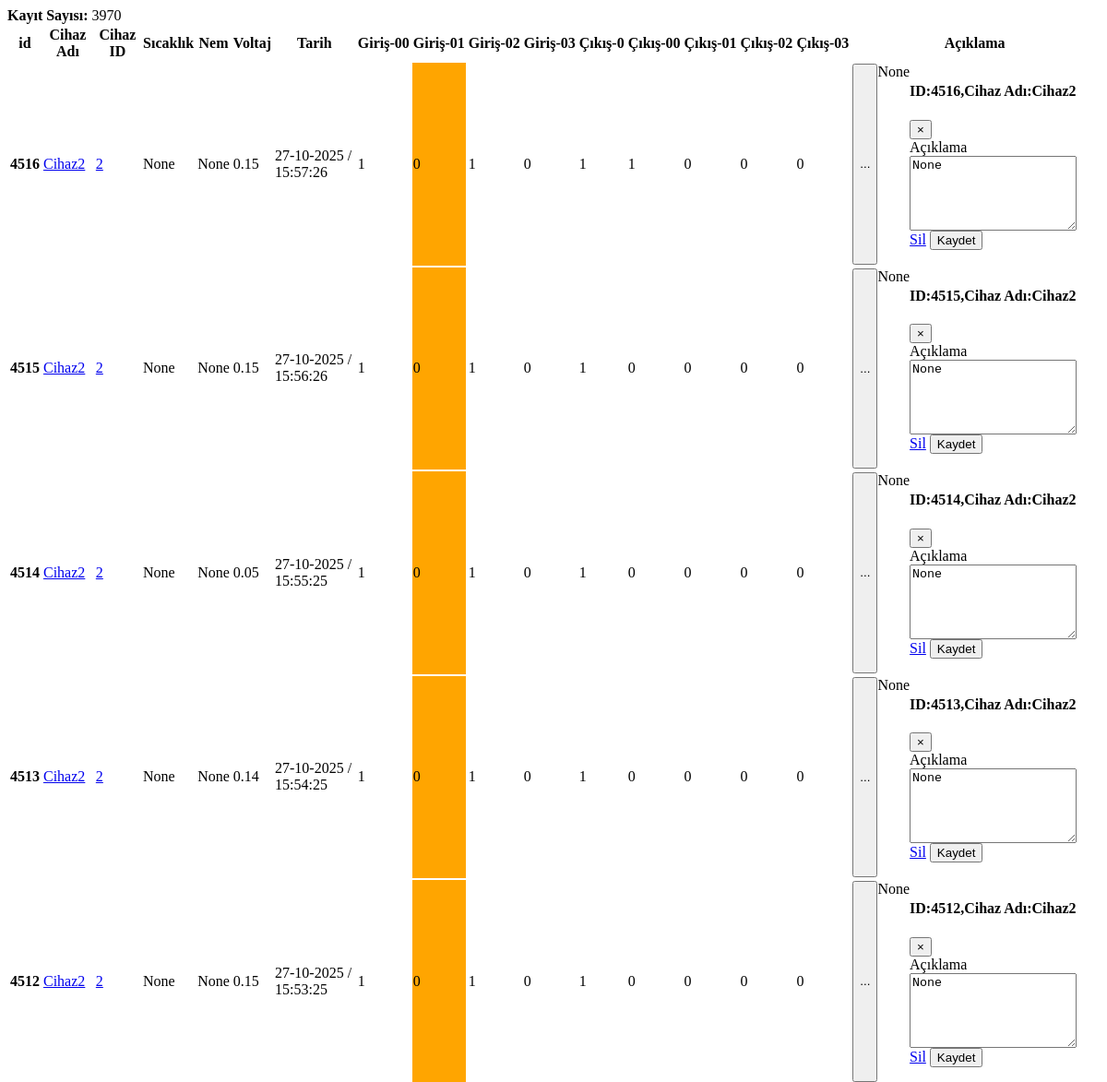
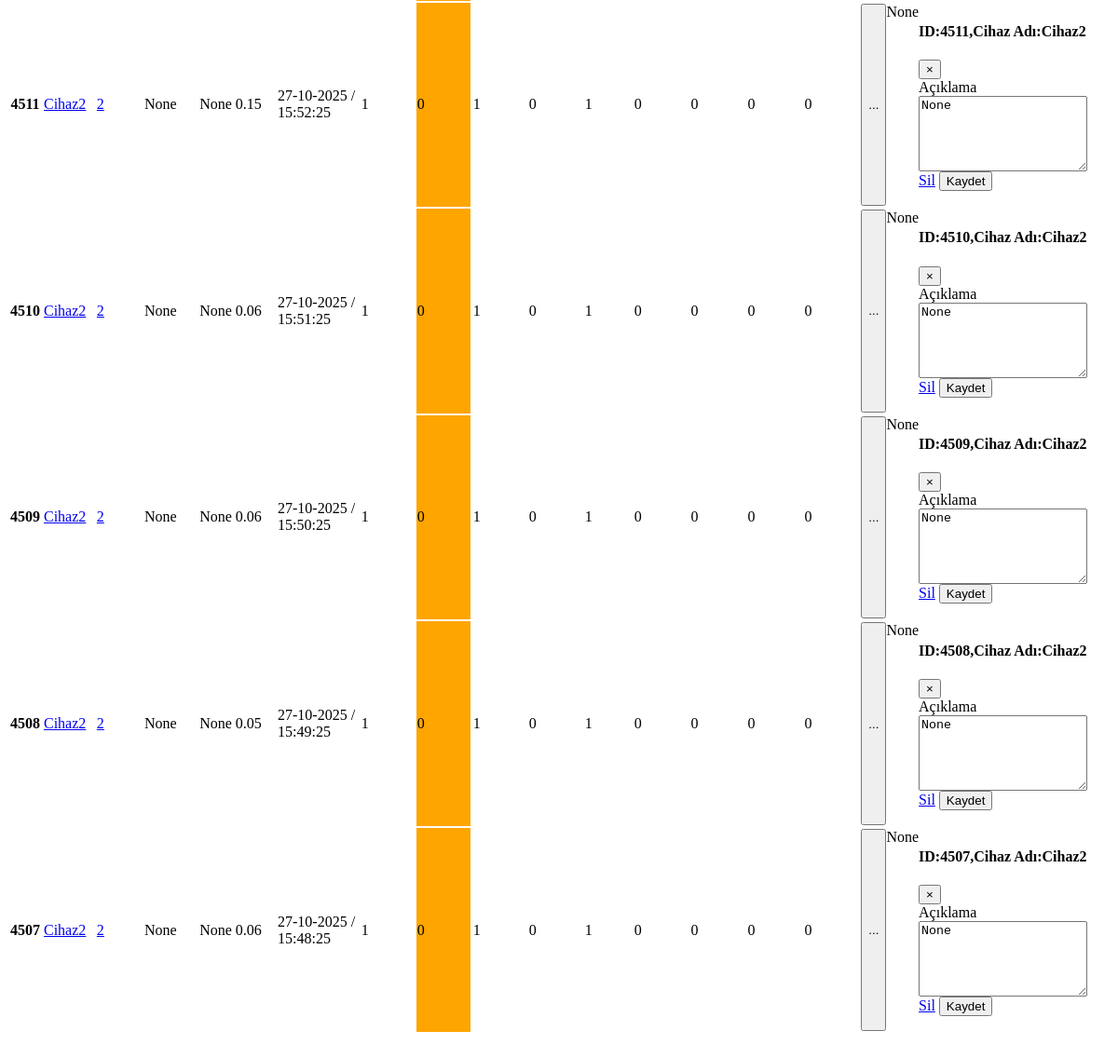
Page /tempList on the earlier database version (2 pictures, top to bottom).
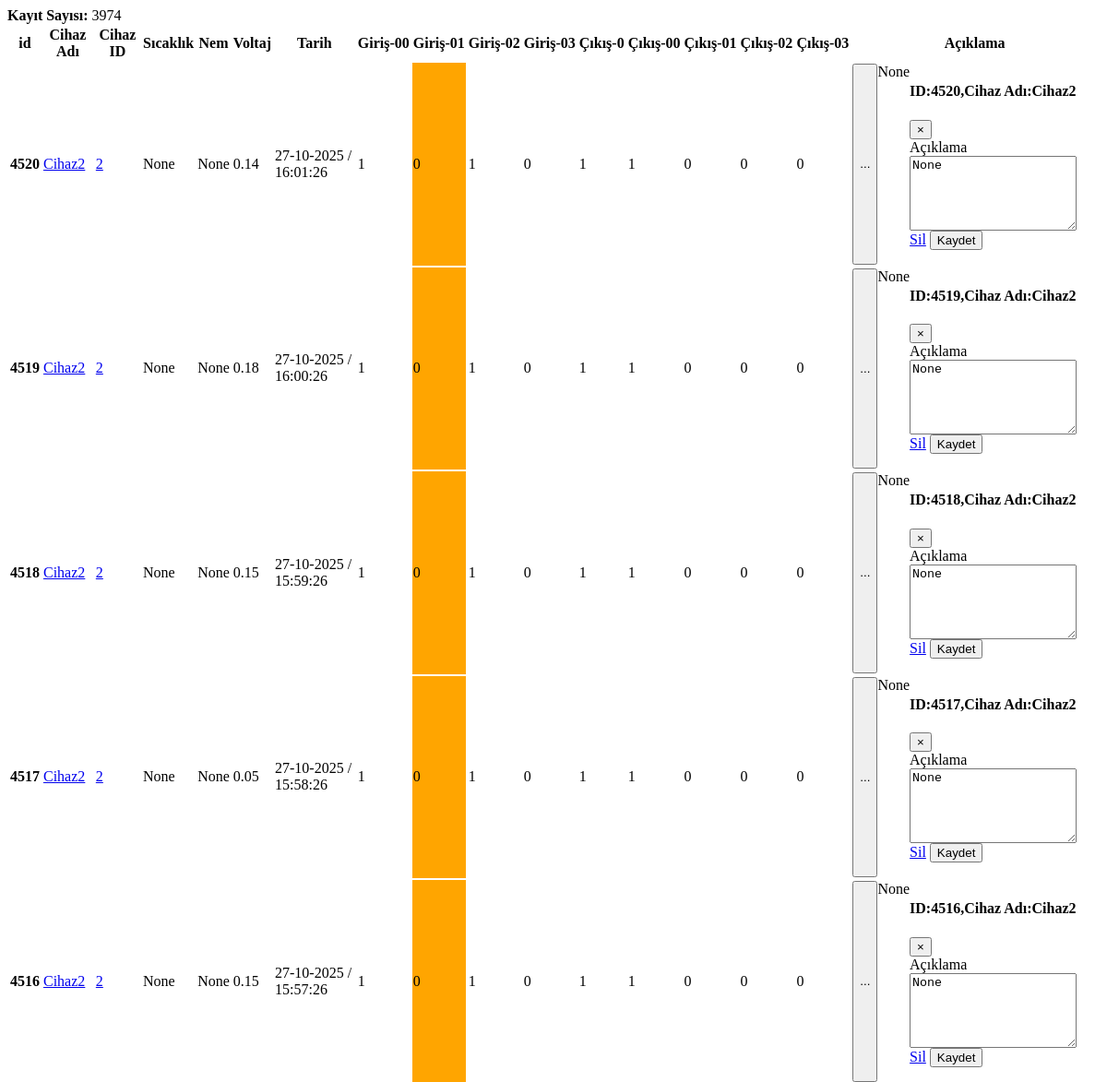
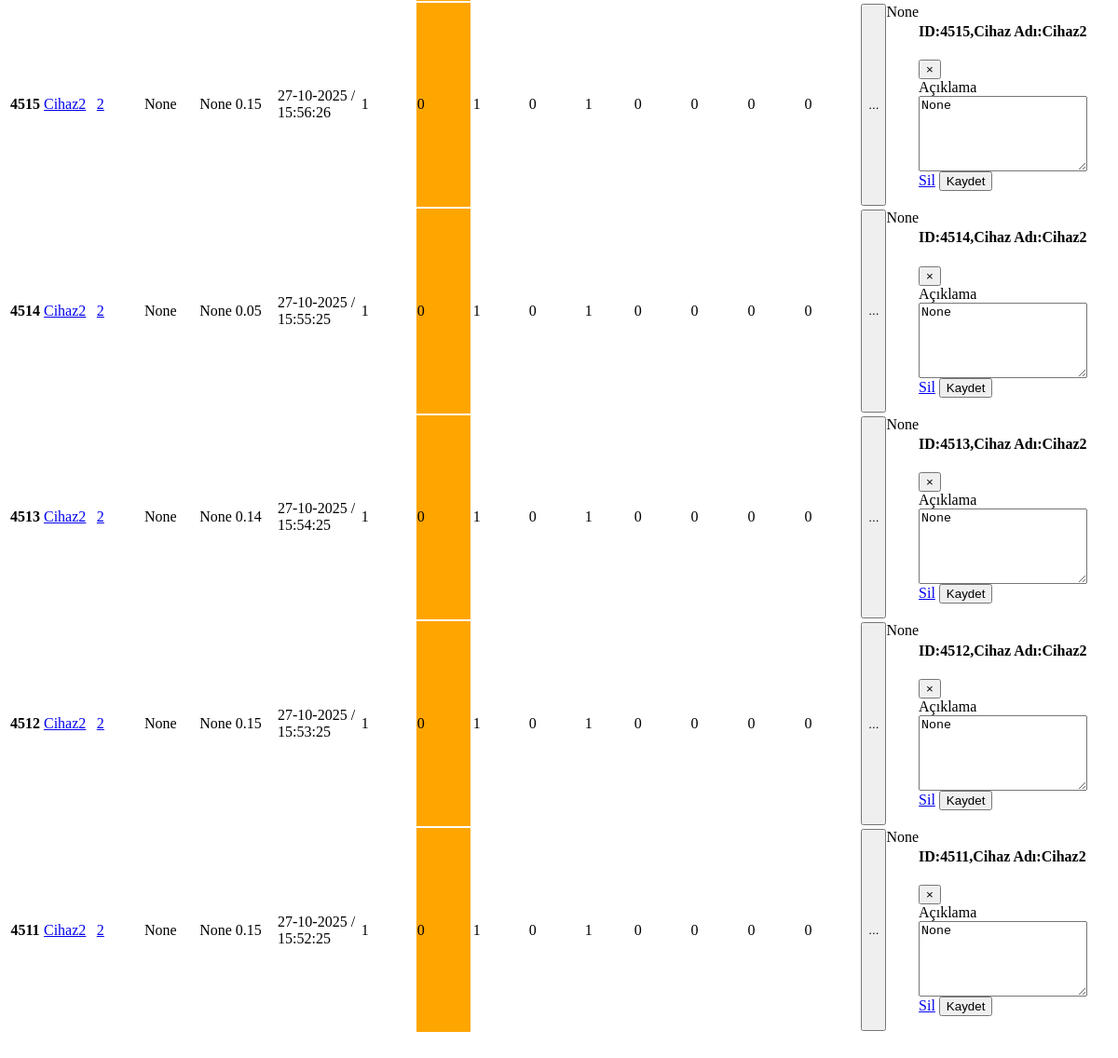
Same page on the later database version (2 pictures, top to bottom).
### app_monitor/models.py (models this page shows, shortened)
class Temperature(models.Model):
    id=models.BigAutoField(primary_key=True,db_column='ID')
    temperature=models.FloatField(blank=True,null=True)
    humidity=models.FloatField(blank=True,null=True)
    volcum=models.FloatField(blank=True,null=True)
    date=models.DateTimeField()
    mail=models.BooleanField(default=False)
    additionalText=models.CharField(blank=True,null=True, max_length=50)
    device_id=models.ForeignKey(Device,on_delete=models.CASCADE,null=True, blank=True)
    device_name=models.CharField(blank=True,null=True, max_length=50)
    cikis0=models.CharField(blank=True,null=True, max_length=5)
    cikis00=models.CharField(blank=True,null=True, max_length=5)
    cikis01=models.CharField(blank=True,null=True, max_length=5)
    cikis02=models.CharField(blank=True,null=True, max_length=5)
    cikis03=models.CharField(blank=True,null=True, max_length=5)
    input00=models.CharField(blank=True,null=True, max_length=1)
    input01=models.CharField(blank=True,null=True, max_length=1)
    input02=models.CharField(blank=True,null=True, max_length=1)
    input03=models.CharField(blank=True,null=True, max_length=1)
    tag_id=models.ForeignKey(RFID_Kisi,on_delete=models.CASCADE,null=True,blank=True)
    staff_name=models.CharField(blank=True,null=True, max_length=30)

class Device(models.Model):
    device_id=models.IntegerField(primary_key=True,db_column='ID')
    device_name=models.CharField(blank=True,null=True, max_length=20)
    device_ip=models.CharField(blank=True,null=True, max_length=20)
    device_port=models.IntegerField(blank=True,null=True)
    device_function=models.CharField(blank=True,null=True, max_length=20)
    device_state=models.BooleanField(blank=True,null=True,default=False) #241225
    def __str__(self):
        return(f"{self.device_id}")

### app_monitor/views.py (the view)
# urls.py: path('tempList',tempList,name="tempList"),
def tempList(request):
    tempsajax = Temperature.objects.order_by('-id')[:10]
    deviceAll = Temperature.objects.order_by('-id')
    kayit_sayisi_total_ajax = Temperature.objects.count()
    cihaz_isimleri_query=Temperature.objects.values("device_name").distinct()
    cihaz_isimleri=[]
    for cihaz in cihaz_isimleri_query:
        cihaz_isimleri.append(list(cihaz.values())[0]) #cihaz isimlerini dizi olarak elde ettik.
    print("Templist girdi....")
    paginator = Paginator(deviceAll, 10)  # Show 10 contacts per page.
    device_search_count = deviceAll.count()
    page_number = request.GET.get('page')
    devicePaginator = paginator.get_page(page_number)
    tempsajax = paginator.get_page(page_number)
    context=dict(
        tempsajax=tempsajax,
        devicePaginator=devicePaginator,
        kayit_sayisi_total_ajax=kayit_sayisi_total_ajax,
    )
    return render(request, 'app_monitor/temperature_ajax.html', context)

### app_monitor/templates/app_monitor/temperature_ajax.html (shortened to what this page needs)
<b>Kayıt Sayısı: </b>{{kayit_sayisi_total_ajax}} <br>
   <table class="table table-hover">
  <thead>
     <tr>
       <th scope="col">id</th>
       <th scope="col">Cihaz Adı</th>
       <th scope="col">Cihaz ID</th>
       <th scope="col">Sıcaklık</th>
       <th scope="col">Nem</th>
       <th scope="col">Voltaj</th>
       <th scope="col">Tarih</th>
       <th scope="col">Giriş-00</th>
       <th scope="col">Giriş-01</th>
       <th scope="col">Giriş-02</th>
       <th scope="col">Giriş-03</th>
       <th scope="col">Çıkış-0</th>
       <th scope="col">Çıkış-00</th>
       <th scope="col">Çıkış-01</th>
       <th scope="col">Çıkış-02</th>
       <th scope="col">Çıkış-03</th>
       <th scope="col">Açıklama</th>
     </tr>
   </thead>
 <tbody>
 {% for temp in devicePaginator %}
   <tr>
       {% if temp.temperature >= 45 %}
     <th scope="row" style="background-color:#FF0000">{{temp.id}}</th>
     <td style="background-color:#FF0000">{{temp.temperature}}</td>
      <td style="background-color:#FF0000"> {{temp.date|date:'Y-m-d H:i:s'}}</td>
           {% if temp.mailSend == False %}
           <td style="background-color:#FF0000"> {{temp.mailSend}}</td>
           {% else %}
           <td style="background-color:#0000FF"> {{temp.mailSend}}</td>
           {% endif %}
       {% else %}
     <th scope="row" >{{temp.id}}</th>
     <td> <a target="_blank" href="/app_monitor/cihazlar/cihaz_adi={{temp.device_name}}" >{{temp.device_name}}</a> </td>
     <td> <a target="_blank" href="/app_monitor/cihazlar/cihaz_id={{temp.device_id}}" >{{temp.device_id}}</a> </td>
     <td >{{temp.temperature}}</td>
     <td >{{temp.humidity}}</td>
     <td >{{temp.volcum}}</td>
     <td > {{temp.date|date:'d-m-Y / H:i:s'}}</td>
     {% if temp.input00 == "0" %} <td style="background-color:orange">{{temp.input00}}</td> {% else %} <td >{{temp.input00}}</td> {% endif %}
     {% if temp.input01 == "0" %} <td style="background-color:orange;">{{temp.input01}}</td> {% else %} <td >{{temp.input01}}</td> {% endif %}
     <td >{{temp.input02}}</td>
     <td >{{temp.input03}}</td>
     <td >{{temp.cikis0}}</td>
     <td >{{temp.cikis00}}</td>
     <td >{{temp.cikis01}}</td>
     <td >{{temp.cikis02}}</td>
     <td >{{temp.cikis03}}</td>
     <td style="display: flex;text-align:start;vertical-align:middle">
      <button type="button" data-bs-toggle="modal" data-bs-target="#modal{{temp.id}}" data-bs-toggle="modal">...</button>
      <span class="d-inline-block text-truncate" style="max-width: 150px;" >{{temp.additionalText}}</span>
      <div class="modal" id="modal{{temp.id}}" data-bs-backdrop="static" tabindex="-1">
        <div class="modal-dialog">
          <div class="modal-content">
            <div class="modal-header">
              <h4 class="modal-title">ID:{{temp.id}},Cihaz Adı:{{temp.device_name}}  </h4>
              <button type="button" class="close" data-bs-dismiss="modal">&times;</button>
            </div>
            <form action="/app_monitor/additional_text">
            <div class="modal-body">
                <div class="mb-3">
                  <label for="acknowledge">Açıklama</label>
                  <textarea class="form-control" name="additional_text" id="additional_text" rows="5" >{{temp.additionalText}}</textarea>
                </div>
              </div>
              <div class="modal-footer">
                <a class="btn btn-secondary" href="/app_monitor/additional_text_sil/{{temp.id}}" > Sil</a>
                <button type="submit" class="btn btn-primary" data-bs-dismiss="modal" id="modal_kaydet">Kaydet </button>
              </div>
            </form>
          </div>
        </div>
      </div>
    </td>
     {% endif %}
   </tr>
 {% endfor %}
 </tbody>
</table>

Differences in the rows shown:
no longer on this page (row unchanged): Temperature: id "4510", device_name "Cihaz2", device_id "2", temperature "None", humidity "None", volcum "0.06", date "27-10-2025 / 15:51:25", input00 "1", input01 "0", input02 "1", input03 "0", cikis0 "1", cikis00 "0", cikis01 "0", cikis02 "0", cikis03 "0", additionalText "None", additional_text "None"
no longer on this page (row unchanged): Temperature: id "4509", device_name "Cihaz2", device_id "2", temperature "None", humidity "None", volcum "0.06", date "27-10-2025 / 15:50:25", input00 "1", input01 "0", input02 "1", input03 "0", cikis0 "1", cikis00 "0", cikis01 "0", cikis02 "0", cikis03 "0", additionalText "None", additional_text "None"
no longer on this page (row unchanged): Temperature: id "4508", device_name "Cihaz2", device_id "2", temperature "None", humidity "None", volcum "0.05", date "27-10-2025 / 15:49:25", input00 "1", input01 "0", input02 "1", input03 "0", cikis0 "1", cikis00 "0", cikis01 "0", cikis02 "0", cikis03 "0", additionalText "None", additional_text "None"
no longer on this page (row unchanged): Temperature: id "4507", device_name "Cihaz2", device_id "2", temperature "None", humidity "None", volcum "0.06", date "27-10-2025 / 15:48:25", input00 "1", input01 "0", input02 "1", input03 "0", cikis0 "1", cikis00 "0", cikis01 "0", cikis02 "0", cikis03 "0", additionalText "None", additional_text "None"
added Temperature: id "4520", device_name "Cihaz2", device_id "2", temperature "None", humidity "None", volcum "0.14", date "27-10-2025 / 16:01:26", input00 "1", input01 "0", input02 "1", input03 "0", cikis0 "1", cikis00 "1", cikis01 "0", cikis02 "0", cikis03 "0", additionalText "None", additional_text "None"
added Temperature: id "4519", device_name "Cihaz2", device_id "2", temperature "None", humidity "None", volcum "0.18", date "27-10-2025 / 16:00:26", input00 "1", input01 "0", input02 "1", input03 "0", cikis0 "1", cikis00 "1", cikis01 "0", cikis02 "0", cikis03 "0", additionalText "None", additional_text "None"
added Temperature: id "4518", device_name "Cihaz2", device_id "2", temperature "None", humidity "None", volcum "0.15", date "27-10-2025 / 15:59:26", input00 "1", input01 "0", input02 "1", input03 "0", cikis0 "1", cikis00 "1", cikis01 "0", cikis02 "0", cikis03 "0", additionalText "None", additional_text "None"
added Temperature: id "4517", device_name "Cihaz2", device_id "2", temperature "None", humidity "None", volcum "0.05", date "27-10-2025 / 15:58:26", input00 "1", input01 "0", input02 "1", input03 "0", cikis0 "1", cikis00 "1", cikis01 "0", cikis02 "0", cikis03 "0", additionalText "None", additional_text "None"
Other differences:
{{ kayit_sayisi_total_ajax }}: "3970" → "3974"
